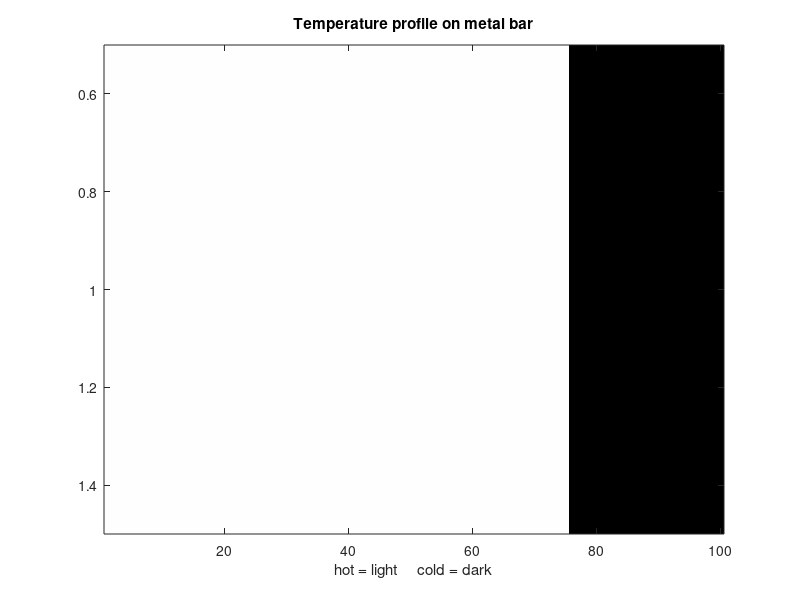

Here is the MATLAB script that generated this plot: (Note: this script raises an error after producing the figure.)

% NLDIFDEMO1   Non linear diffusion demonstration 1
%
%  Type NLDIFDEMO1.
%
clc

disp('_____________________________Non Linear diffusion demonstration  1________________________')
disp(' ')
disp('  Non linear diffusion, also known as nonlinear diffusion, is a very powerfull image processing')
disp('technique which can be used to image denoising and image simplification.')
disp('  The non linear diffusion is based on an analogy of physical diffusion processes, like the')
disp('temperature diffusion on a metal bar, or the diffusion between two fluids put together.')
disp('These physical diffusion processes are modeled by the following differtial equation:')
disp(' ')
disp('          dH/dt = div( d * grad(H) )  ,  where : H is the concentration (temperature)')
disp('                                                 d is the diffusivity (termal conductance)')
disp(' ')
disp('That means that assuming the diffusivity is constant, which is true for the hot metal bar example and')
disp('for many others, the concentration variation will be faster where the concentration gradient is higher.')
disp('This phenomena is the linear diffusion - see ldifdemo for more details.')
disp('  This kind of behavior is not very interesting for some image processing tasks, as sometimes there is')
disp('the need to preserve image borders (which are, by definition, high gradient areas). Using an linear')
disp('diffusion would quickly destroy the borders.')
disp('  To solve this problem, the nonlinear diffusion makes the diffusivity parameter (d) no longer a')
disp('constant value, but insted the diffusivity becomes a function of the concentration gradient which')
disp('decreases for high gradients')
disp(' ')
disp('          dH/dt = div( d(grad(H)) * grad(H) )')
disp(' ')
disp('  This new formulation allows to perform a image denoising while preserving the borders.')
disp(' ')
disp('  To better understand take a look at the following linear and the non linear diffusion examples.')
disp(' ')
disp('Press any key to continue...')
pause

clf
%fig = gcf;
fig = 1;
figure(fig)
clf
colormap(gray(256))
b = zeros(1,100);
b(1:75) = 255;
image(b);
title('Temperature profile on metal bar')
xlabel('hot = light     cold = dark')

disp(' ')
disp(' ')
disp('  This image represents a metal bar. The light side at the left is colder then the dark part at the right.')
disp('As the time passes, the temperature on the bar tends to equalize: this is an example of linear diffusion.')
disp('Watch the linear diffusion process applied to this image.')
disp(' ')
disp('Press any key to continue...')
pause

y = ldif(b,linspace(1,10,150),150,fig,20);


disp(' ')
disp(' ')
disp('  In oposition to what happened in the linear diffusion, if we apply a nonlinear diffusion to this')
disp('same image the result is that nothing will happen! Why? Because as the diffusivity is very low (even zero) on')
disp('high contrast areas, the diffusion (heat propagation) between these areas is inhibited. Watch the nonlinear')
disp('diffusion in progress.')
disp(' ')
disp('Press any key to continue...')
pause

b = zeros(2,100);
b(:,1:75) = 255;
y = nldif(b,4,0.1,16,.2,50,fig,20,'dfstep',500);

disp(' ')
disp(' ')
disp('  So, what is the good thing about this non linear diffusion if it does not change the image at all? The')
disp('point is, the non linear diffusion does not affect image borders - high gradient (contrast) areas -, but ')
disp('it does affect other parts of the image where the gradient is not so high. Take this example : imagine a noisy')
disp('version of the metal bar image as seen in the picture.')
disp(' ')
disp('Press any key to continue...')
pause

b = zeros(50,100);
b(:,1:75) = 255;
bn = noise(b,'ag','50%');
clf
colormap(gray(256))
image(bn)
title('Temperature profile on metal bar - 50% gaussian noise')
xlabel('hot = light     cold = dark')

disp(' ')
disp(' ')
disp('  If we want to know which part of the bar is hot and which is cold it would be much better if we could remove')
disp('the noise and recover the previous image where the two distinct areas appear. As previoully seen, the linear')
disp('diffusion can remove this noise but it will also blur the entire image (or let the heat go from one side to the')
disp('other). What would happen if we use the non linear diffusion? We expect that the low gradient areas (noise) -')
disp('note that the gradient is taken on a blured version of the original image so that the random noise does not affect')
disp('very much this gradient measure - have a strong diffusion (because their diffusivity is high) while the high gradient')
disp('areas (the temperature interface) have a much weaker diffusion. Take a look at the results')
disp(' ')
disp('Press any key to continue...')
pause

y = nldif(bn,15,2.5,16,2,20,fig,3, 'aos');

disp(' ')
disp(' ')
disp('  Now its clear the power of the nonlinear diffusion filters - they can be used to denoise an image while')
disp('preserving its borders !!!')
disp('  If you take a close look at the image right at the temperature interface you will see that the noise on it')
disp('has not been removed. This happens because, as previouly said, the interface is a high gradient area, and the')
disp('diffusivity is near zero on high gradient areas. So there is almost no diffusion (or no diffusion at all) on ')
disp('the interface, therefore the noise cannot be removed from it.')
disp('  To solve this problem you can use one of both approaches: 1) Make the sigma parameter decrease and the lambda increase')
disp('as the diffusion approaches its end or 2) use the edge enhance diffusion.')
disp('  Decreasing the sigma parameter makes the gradient to be calculated at a less blured version of the image. As a')
disp('consequence, the temperature interface effect gets more and more concentrated to the exact points of the interface. The')
disp('increase on the lambda parameter is needded as while using a less blurred image the noise effect becomes more sensible,')
disp('however, increasing lambda may make the border to be lost (lambda controls which gradient intensities will be diffused')
disp('and which will not), so this strategy is a little complicated and a fine tune on the parameter modification must be done.)')
disp('To help to see this effect look at the image gradient and diffusivity as the diffusion goes on. After the 20th step the')
disp('sigma parameter begins to decrease and lambda begins to increase. Note the effect on the calculated image gradient and ')
disp('on the diffusivity. ')
disp(' ')
disp('Press any key to continue...')
pause

y = nldif(bn,15,2.5,12,2,1,fig,1,'grad', 'flux', 'aos');
figure(fig+1)
colormap(hot(256))
figure(fig+2)
colormap(hot(256))

disp(' ')
disp(' ')
disp(' Adjust the figures to get a nice view and press any key...')
pause


y = nldif(bn,[linspace(10,10,20) linspace(20,50,20)],[linspace(2.5,2.5,20) linspace(2,.01,20)],12,2,40,fig,2,'grad', 'flux', 'aos');